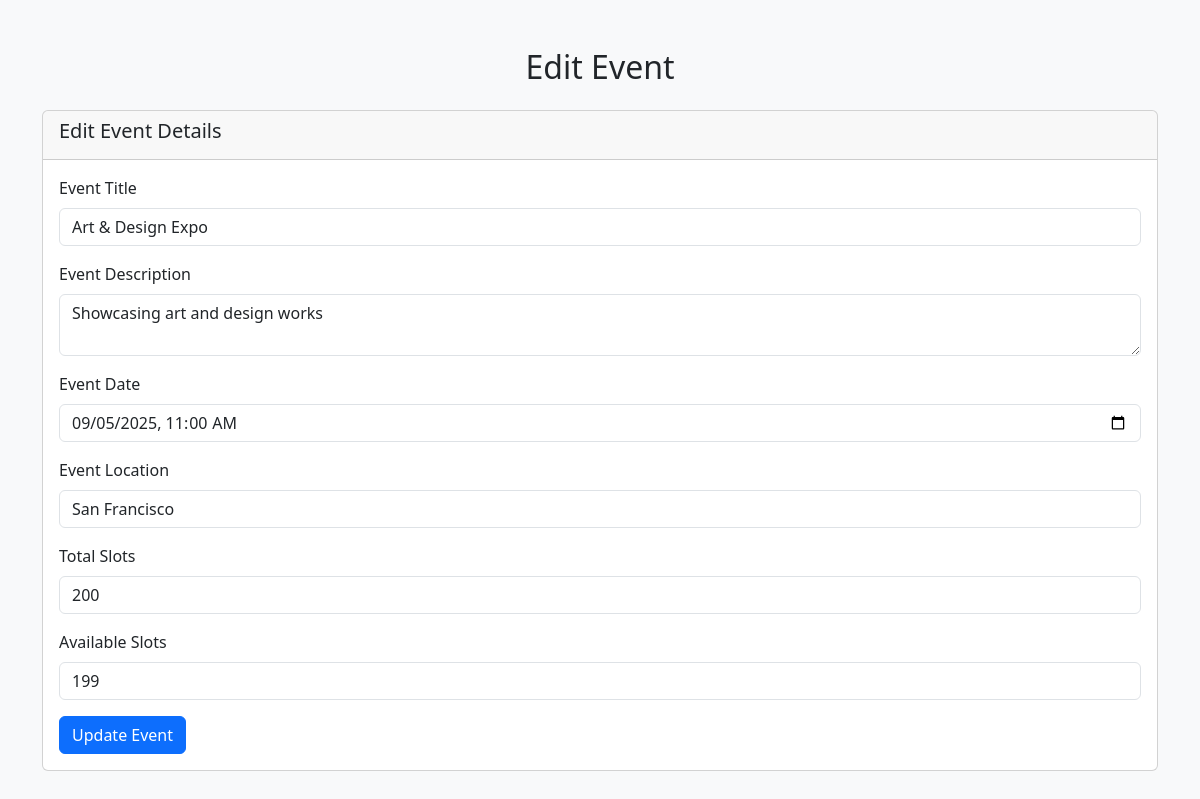
The page /edit_event.php?id=4 (signed in) on the database its author committed.
### tables this page shows
CREATE TABLE `events` (
  `id` int(11) NOT NULL,
  `title` varchar(255) NOT NULL,
  `description` text NOT NULL,
  `event_date` datetime NOT NULL,
  `location` varchar(255) NOT NULL,
  `total_slots` int(11) NOT NULL,
  `available_slots` int(11) NOT NULL,
  `created_at` timestamp NOT NULL DEFAULT current_timestamp()
);

### edit_event.php (the view, shortened to what this page needs)
<?php
include 'config.php';
if (isset($_GET['id'])) {
    $event_id = $_GET['id'];
    $sql = "SELECT * FROM events WHERE id = '$event_id'";
    $result = $conn->query($sql);
    $event = $result->fetch_assoc();
} else {
    header("Location: manage_events.php");
    exit();
}
?>
<!DOCTYPE html>
<html lang="en">
<head>
    <link href="https://cdn.jsdelivr.net/npm/bootstrap@5.3.0/dist/css/bootstrap.min.css" rel="stylesheet">
</head>
<body class="bg-light">
<div class="container mt-5">
    <h2 class="text-center">Edit Event</h2>
    <div class="card mt-4">
        <div class="card-header">
            <h5>Edit Event Details</h5>
        </div>
        <div class="card-body">
            <form method="POST" action="edit_event.php?id=<?= $event['id']; ?>">
                <div class="mb-3">
                    <label for="title" class="form-label">Event Title</label>
                    <input type="text" name="title" id="title" class="form-control" value="<?= $event['title']; ?>" required>
                </div>
                <div class="mb-3">
                    <label for="description" class="form-label">Event Description</label>
                    <textarea name="description" id="description" class="form-control" required><?= $event['description']; ?></textarea>
                </div>
                <div class="mb-3">
                    <label for="event_date" class="form-label">Event Date</label>
                    <input type="datetime-local" name="event_date" id="event_date" class="form-control" value="<?= date('Y-m-d\TH:i', strtotime($event['event_date'])); ?>" required>
                </div>
                <div class="mb-3">
                    <label for="location" class="form-label">Event Location</label>
                    <input type="text" name="location" id="location" class="form-control" value="<?= $event['location']; ?>" required>
                </div>
                <div class="mb-3">
                    <label for="total_slots" class="form-label">Total Slots</label>
                    <input type="number" name="total_slots" id="total_slots" class="form-control" value="<?= $event['total_slots']; ?>" required>
                </div>
                <div class="mb-3">
                    <label for="available_slots" class="form-label">Available Slots</label>
                    <input type="number" name="available_slots" id="available_slots" class="form-control" value="<?= $event['available_slots']; ?>" required>
                </div>
                <button type="submit" name="update_event" class="btn btn-primary">Update Event</button>
            </form>
        </div>
    </div>
</div>
</body>
</html>

### rows shown on the page
events: title "Art & Design Expo", description "Showcasing art and design works", event_date "09/05/2025 11:00", location "San Francisco", total_slots "200", available_slots "199"
